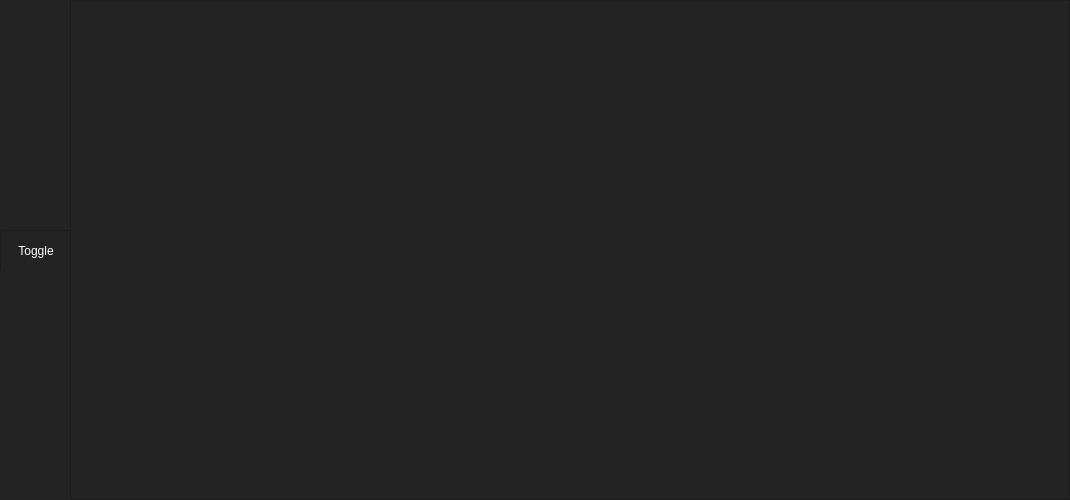
     <widget class="QFrame" name="Top_Bar">
      <property name="maximumSize">
       <size>
        <width>16777215</width>
        <height>40</height>
       </size>
      </property>
      <property name="styleSheet">
       <string notr="true">background-color: rgb(35, 35, 35);</string>
      </property>
      <property name="frameShape">
       <enum>QFrame::NoFrame</enum>
      </property>
      <property name="frameShadow">
       <enum>QFrame::Raised</enum>
      </property>
      <layout class="QHBoxLayout" name="horizontalLayout">
       <property name="spacing">
        <number>0</number>
       </property>
       <property name="leftMargin">
        <number>0</number>
       </property>
       <property name="topMargin">
        <number>0</number>
       </property>
       <property name="rightMargin">
        <number>0</number>
       </property>
       <property name="bottomMargin">
        <number>0</number>
       </property>
       <item>
        <widget class="QFrame" name="frame_Toggle">
         <property name="maximumSize">
          <size>
           <width>70</width>
           <height>40</height>
          </size>
         </property>
         <property name="styleSheet">
          <string notr="true"/>
         </property>
         <property name="frameShape">
          <enum>QFrame::StyledPanel</enum>
         </property>
         <property name="frameShadow">
          <enum>QFrame::Raised</enum>
         </property>
         <layout class="QHBoxLayout" name="horizontalLayout_3">
          <property name="spacing">
           <number>0</number>
          </property>
          <property name="leftMargin">
           <number>0</number>
          </property>
          <property name="topMargin">
           <number>0</number>
          </property>
          <property name="rightMargin">
           <number>0</number>
          </property>
          <property name="bottomMargin">
           <number>0</number>
          </property>
          <item>
           <widget class="QPushButton" name="Btn_Toggle">
            <property name="sizePolicy">
             <sizepolicy hsizetype="Expanding" vsizetype="Expanding">
              <horstretch>0</horstretch>
              <verstretch>0</verstretch>
             </sizepolicy>
            </property>
            <property name="minimumSize">
             <size>
              <width>70</width>
              <height>40</height>
             </size>
            </property>
            <property name="styleSheet">
             <string notr="true">QPushButton {	
	border: none;
	background-color: rgb(35, 35, 35);
	color: rgb(255, 255, 255);
}
QPushButton:hover {
	background-color: rgb(0, 170, 255);
}
</string>
            </property>
            <property name="text">
             <string>Toggle</string>
            </property>
            <property name="icon">
             <iconset resource="icons.qrc">
              <normaloff>:/icons/cil-menu.png</normaloff>:/icons/cil-menu.png</iconset>
            </property>
           </widget>
          </item>
         </layout>
        </widget>
       </item>
       <item>
        <widget class="QFrame" name="frame_top">
         <property name="minimumSize">
          <size>
           <width>1000</width>
           <height>500</height>
          </size>
         </property>
         <property name="frameShape">
          <enum>QFrame::StyledPanel</enum>
         </property>
         <property name="frameShadow">
          <enum>QFrame::Raised</enum>
         </property>
        </widget>
       </item>
      </layout>
     </widget>
